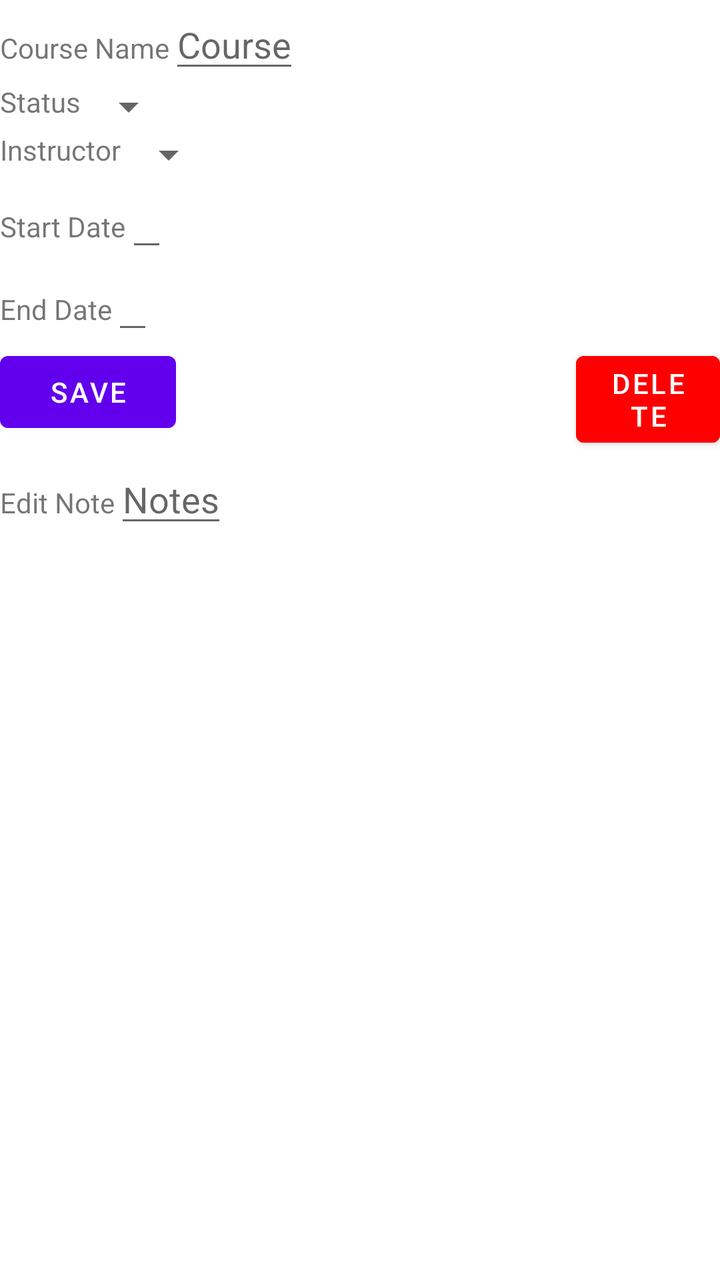
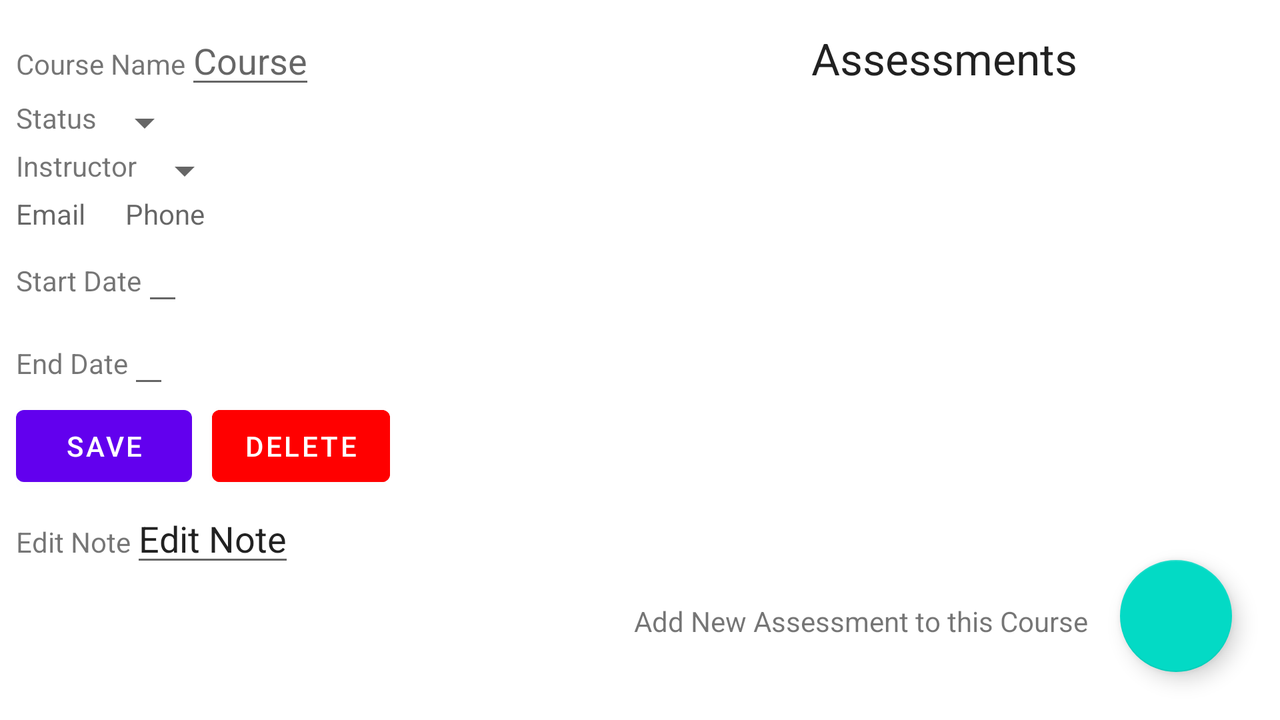

One screen, two layout resources from the same app: the default and the repository's alternative for another configuration. Each is rendered where Android would select it; the XML of both is given below.
<!-- AndroidManifest.xml: application theme Theme.C196App -->
<!-- res/layout/activity_course_details.xml -->
<?xml version="1.0" encoding="utf-8"?>
<androidx.constraintlayout.widget.ConstraintLayout xmlns:android="http://schemas.android.com/apk/res/android"
    xmlns:app="http://schemas.android.com/apk/res-auto"
    xmlns:tools="http://schemas.android.com/tools"
    android:layout_width="match_parent"
    android:layout_height="match_parent"
    tools:context=".ui.CourseDetails">

    <ScrollView
        android:id="@+id/scrollView"
        android:layout_width="match_parent"
        android:layout_height="500dp"
        android:orientation="vertical"
        app:layout_constraintTop_toTopOf="parent"
        tools:layout_editor_absoluteX="0dp">

        <LinearLayout
            android:layout_width="match_parent"
            android:layout_height="wrap_content"
            android:orientation="vertical">

            <LinearLayout
                android:layout_width="wrap_content"
                android:layout_height="wrap_content"
                android:orientation="horizontal">

                <TextView
                    android:layout_width="wrap_content"
                    android:layout_height="wrap_content"
                    android:text="Course Name" />

                <EditText
                    android:id="@+id/editCourseName"
                    android:layout_width="wrap_content"
                    android:layout_height="wrap_content"
                    android:hint="Course" />
            </LinearLayout>

            <LinearLayout
                android:layout_width="wrap_content"
                android:layout_height="wrap_content"
                android:orientation="horizontal">

                <TextView
                    android:layout_width="wrap_content"
                    android:layout_height="wrap_content"
                    android:text="Status" />

                <Spinner
                    android:id="@+id/editCourseStatus"
                    android:layout_width="wrap_content"
                    android:layout_height="wrap_content"
                    android:hint="Status" />
            </LinearLayout>

            <LinearLayout
                android:layout_width="wrap_content"
                android:layout_height="wrap_content"
                android:orientation="horizontal">

                <TextView
                    android:layout_width="wrap_content"
                    android:layout_height="wrap_content"
                    android:text="Instructor" />

                <Spinner
                    android:id="@+id/spinnerInstructor"
                    android:layout_width="wrap_content"
                    android:layout_height="wrap_content"
                    />
            </LinearLayout>


            <androidx.appcompat.widget.LinearLayoutCompat
                android:layout_width="wrap_content"
                android:layout_height="wrap_content">

                <TextView
                    android:layout_width="wrap_content"
                    android:layout_height="wrap_content"
                    android:text="Start Date" />

                <EditText
                    android:id="@+id/editCourseStartDate"
                    android:layout_width="wrap_content"
                    android:layout_height="wrap_content"
                    android:focusableInTouchMode="false"
                    android:inputType="none"

                    />
            </androidx.appcompat.widget.LinearLayoutCompat>

            <androidx.appcompat.widget.LinearLayoutCompat
                android:layout_width="wrap_content"
                android:layout_height="wrap_content">

                <TextView
                    android:layout_width="wrap_content"
                    android:layout_height="wrap_content"
                    android:text="End Date" />

                <EditText
                    android:id="@+id/editCourseEndDate"
                    android:layout_width="wrap_content"
                    android:layout_height="wrap_content"
                    android:focusableInTouchMode="false"
                    android:inputType="none"

                    />
            </androidx.appcompat.widget.LinearLayoutCompat>


            <androidx.appcompat.widget.LinearLayoutCompat
                android:layout_width="match_parent"
                android:layout_height="wrap_content"
                android:orientation="horizontal">

                <Button
                    android:id="@+id/saveCourse"
                    android:layout_width="wrap_content"
                    android:layout_height="wrap_content"
                    android:text="Save" />

                <Button
                    android:id="@+id/deleteCourse"
                    android:layout_width="wrap_content"
                    android:layout_height="wrap_content"
                    android:layout_gravity="right"
                    android:layout_marginLeft="200dp"
                    android:backgroundTint="#FF0000"
                    android:text="Delete"
                    tools:visibility="visible" />
            </androidx.appcompat.widget.LinearLayoutCompat>

            <LinearLayout
                android:layout_width="wrap_content"
                android:layout_height="wrap_content"
                android:orientation="horizontal">

                <TextView
                    android:layout_width="wrap_content"
                    android:layout_height="wrap_content"
                    android:text="Edit Note" />

                <EditText
                    android:id="@+id/editCourseNote"
                    android:layout_width="wrap_content"
                    android:layout_height="wrap_content"
                    android:hint="Notes" />
            </LinearLayout>

        </LinearLayout>
    </ScrollView>



</androidx.constraintlayout.widget.ConstraintLayout>
<!-- resources referenced by this layout -->
<resources>
  <style name="Theme.C196App" parent="Theme.MaterialComponents.DayNight.DarkActionBar">
          
          <item name="colorPrimary">@color/purple_500</item>
          <item name="colorPrimaryVariant">@color/purple_700</item>
          <item name="colorOnPrimary">@color/white</item>
          
          <item name="colorSecondary">@color/teal_200</item>
          <item name="colorSecondaryVariant">@color/teal_700</item>
          <item name="colorOnSecondary">@color/black</item>
          
          <item name="android:statusBarColor">?attr/colorPrimaryVariant</item>
          
      </style>
</resources>
<!-- res/layout-land/activity_course_details.xml (the repository's variant of the layout above) -->
<!-- drawn on the phone turned sideways -->
<?xml version="1.0" encoding="utf-8"?>
<androidx.constraintlayout.widget.ConstraintLayout xmlns:android="http://schemas.android.com/apk/res/android"
    xmlns:app="http://schemas.android.com/apk/res-auto"
    xmlns:tools="http://schemas.android.com/tools"
    android:layout_width="match_parent"
    android:layout_height="match_parent"
    tools:context=".ui.CourseDetails">

    <ScrollView
        android:id="@+id/scrollView"
        android:layout_width="373dp"
        android:layout_height="292dp"
        android:layout_marginStart="8dp"
        android:layout_marginTop="8dp"
        android:orientation="vertical"
        app:layout_constraintStart_toStartOf="parent"
        app:layout_constraintTop_toTopOf="parent">

        <LinearLayout
            android:layout_width="match_parent"
            android:layout_height="wrap_content"
            android:orientation="vertical">

            <LinearLayout
                android:layout_width="wrap_content"
                android:layout_height="wrap_content"
                android:orientation="horizontal">

                <TextView
                    android:layout_width="wrap_content"
                    android:layout_height="wrap_content"
                    android:text="Course Name" />

                <EditText
                    android:id="@+id/editCourseName"
                    android:layout_width="wrap_content"
                    android:layout_height="wrap_content"
                    android:hint="Course" />
            </LinearLayout>

            <LinearLayout
                android:layout_width="wrap_content"
                android:layout_height="wrap_content"
                android:orientation="horizontal">

                <TextView
                    android:layout_width="wrap_content"
                    android:layout_height="wrap_content"
                    android:text="Status" />

                <Spinner
                    android:id="@+id/editCourseStatus"
                    android:layout_width="wrap_content"
                    android:layout_height="wrap_content"
                    android:hint="Status" />
            </LinearLayout>

            <LinearLayout
                android:layout_width="wrap_content"
                android:layout_height="wrap_content"
                android:orientation="horizontal">

                <TextView
                    android:layout_width="wrap_content"
                    android:layout_height="wrap_content"
                    android:text="Instructor" />

                <Spinner
                    android:id="@+id/spinnerInstructor"
                    android:layout_width="wrap_content"
                    android:layout_height="wrap_content" />
            </LinearLayout>

            <LinearLayout
                android:layout_width="wrap_content"
                android:layout_height="wrap_content"
                android:orientation="horizontal">

                <TextView
                    android:id="@+id/instructorEmail"
                    android:layout_width="wrap_content"
                    android:layout_height="wrap_content"
                    android:hint="Email"
                    android:paddingRight="10dp" />

                <TextView
                    android:id="@+id/instructorPhone"
                    android:layout_width="wrap_content"
                    android:layout_height="wrap_content"
                    android:hint="Phone"
                    android:paddingLeft="10dp" />
            </LinearLayout>


            <androidx.appcompat.widget.LinearLayoutCompat
                android:layout_width="wrap_content"
                android:layout_height="wrap_content">

                <TextView
                    android:layout_width="wrap_content"
                    android:layout_height="wrap_content"
                    android:text="Start Date" />

                <EditText
                    android:id="@+id/editCourseStartDate"
                    android:layout_width="wrap_content"
                    android:layout_height="wrap_content"
                    android:focusableInTouchMode="false"
                    android:inputType="none"

                    />
            </androidx.appcompat.widget.LinearLayoutCompat>

            <androidx.appcompat.widget.LinearLayoutCompat
                android:layout_width="wrap_content"
                android:layout_height="wrap_content">

                <TextView
                    android:layout_width="wrap_content"
                    android:layout_height="wrap_content"
                    android:text="End Date" />

                <EditText
                    android:id="@+id/editCourseEndDate"
                    android:layout_width="wrap_content"
                    android:layout_height="wrap_content"
                    android:focusableInTouchMode="false"
                    android:inputType="none"

                    />
            </androidx.appcompat.widget.LinearLayoutCompat>


            <androidx.appcompat.widget.LinearLayoutCompat
                android:layout_width="wrap_content"
                android:layout_height="wrap_content"
                android:orientation="horizontal">

                <Button
                    android:id="@+id/saveCourse"
                    android:layout_width="wrap_content"
                    android:layout_height="wrap_content"
                    android:text="Save" />

                <Button
                    android:id="@+id/deleteCourse"
                    android:layout_width="wrap_content"
                    android:layout_height="wrap_content"
                    android:layout_gravity="right"
                    android:layout_marginLeft="10dp"
                    android:backgroundTint="#FF0000"
                    android:text="Delete"
                    tools:visibility="visible" />
            </androidx.appcompat.widget.LinearLayoutCompat>

            <LinearLayout
                android:layout_width="wrap_content"
                android:layout_height="wrap_content"
                android:orientation="horizontal">

                <TextView
                    android:layout_width="wrap_content"
                    android:layout_height="wrap_content"
                    android:text="Edit Note" />

                <EditText
                    android:id="@+id/editCourseNote"
                    android:layout_width="wrap_content"
                    android:layout_height="wrap_content"
                    android:text="Edit Note" />


            </LinearLayout>
        </LinearLayout>

    </ScrollView>

    <androidx.recyclerview.widget.RecyclerView
        android:id="@+id/assessmentRecyclerView"
        android:layout_width="331dp"
        android:layout_height="261dp"
        android:layout_marginTop="60dp"
        android:layout_marginRight="8dp"
        app:layout_constraintRight_toRightOf="parent"
        app:layout_constraintTop_toTopOf="parent" />

    <com.google.android.material.floatingactionbutton.FloatingActionButton
        android:id="@+id/addAssessment"
        android:layout_width="wrap_content"
        android:layout_height="wrap_content"
        android:layout_marginEnd="24dp"
        android:layout_marginBottom="24dp"
        android:clickable="true"
        app:layout_constraintBottom_toBottomOf="parent"
        app:layout_constraintEnd_toEndOf="parent"
        app:srcCompat="@drawable/ic_baseline_add_box_24" />

    <TextView
        android:id="@+id/textView3"
        android:layout_width="wrap_content"
        android:layout_height="wrap_content"
        android:layout_marginEnd="16dp"
        android:layout_marginBottom="40dp"
        android:text="Add New Assessment to this Course"
        app:layout_constraintBottom_toBottomOf="parent"
        app:layout_constraintEnd_toStartOf="@+id/addAssessment" />

    <TextView
        android:id="@+id/assessmentsLabel"
        android:layout_width="wrap_content"
        android:layout_height="wrap_content"
        android:layout_marginTop="8dp"
        android:layout_marginEnd="96dp"
        android:layout_marginBottom="10dp"
        android:text="Assessments "
        android:textAppearance="@style/TextAppearance.AppCompat.Large"
        app:layout_constraintBottom_toTopOf="@+id/assessmentRecyclerView"
        app:layout_constraintEnd_toEndOf="parent"
        app:layout_constraintRight_toRightOf="@+id/scrollView"
        app:layout_constraintTop_toTopOf="parent" />


</androidx.constraintlayout.widget.ConstraintLayout>
